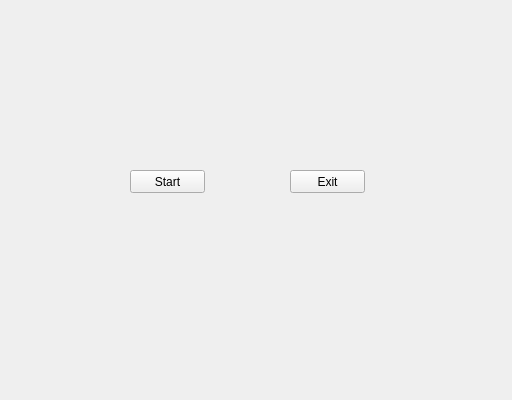
<?xml version="1.0" encoding="UTF-8"?>
<ui version="4.0">
 <class>start</class>
 <widget class="QMainWindow" name="start">
  <property name="geometry">
   <rect>
    <x>0</x>
    <y>0</y>
    <width>512</width>
    <height>400</height>
   </rect>
  </property>
  <property name="sizePolicy">
   <sizepolicy hsizetype="Fixed" vsizetype="Fixed">
    <horstretch>0</horstretch>
    <verstretch>0</verstretch>
   </sizepolicy>
  </property>
  <property name="windowTitle">
   <string>MainWindow</string>
  </property>
  <widget class="QWidget" name="centralwidget">
   <widget class="QPushButton" name="pushButton">
    <property name="geometry">
     <rect>
      <x>130</x>
      <y>170</y>
      <width>75</width>
      <height>23</height>
     </rect>
    </property>
    <property name="text">
     <string>Start</string>
    </property>
   </widget>
   <widget class="QPushButton" name="pushButton_2">
    <property name="geometry">
     <rect>
      <x>290</x>
      <y>170</y>
      <width>75</width>
      <height>23</height>
     </rect>
    </property>
    <property name="text">
     <string>Exit</string>
    </property>
   </widget>
   <widget class="QLabel" name="label">
    <property name="geometry">
     <rect>
      <x>0</x>
      <y>0</y>
      <width>512</width>
      <height>400</height>
     </rect>
    </property>
    <property name="sizePolicy">
     <sizepolicy hsizetype="Fixed" vsizetype="Fixed">
      <horstretch>0</horstretch>
      <verstretch>0</verstretch>
     </sizepolicy>
    </property>
    <property name="text">
     <string/>
    </property>
    <property name="pixmap">
     <pixmap>img/bg_clear_p2.png</pixmap>
    </property>
   </widget>
   <zorder>label</zorder>
   <zorder>pushButton</zorder>
   <zorder>pushButton_2</zorder>
  </widget>
 </widget>
 <resources/>
 <connections/>
</ui>
